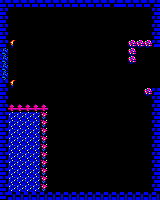

A level layout from a 2D game, rendered from its tile map. Below: a short description, then the map file with its tile-grid data intact:
An orthogonal 20x25 tile map with 8x8 px tiles, 1 tile layer (Capa de Patrones 1).

<map version="1.2" tiledversion="1.2.4" orientation="orthogonal" renderorder="right-down" width="20" height="25" tilewidth="8" tileheight="8" infinite="0" nextlayerid="2" nextobjectid="1">
 <tileset firstgid="1" source="sp.tsx" />
 <layer id="1" name="Capa de Patrones 1" width="20" height="25">
  <data encoding="csv">
17,17,17,17,17,17,17,17,17,17,17,17,17,17,16,17,17,17,17,16,
17,1,1,1,1,1,1,1,1,1,1,1,1,1,1,1,1,1,1,16,
17,1,1,1,1,1,1,1,1,1,1,1,1,1,1,1,1,1,1,16,
17,1,1,1,1,1,1,1,1,1,1,1,1,1,1,1,1,1,1,16,
17,1,1,1,1,1,1,1,1,1,1,1,1,1,1,1,1,1,1,16,
17,30,1,1,1,1,1,1,1,1,1,1,1,1,1,1,38,38,38,16,
11,1,1,1,1,1,1,1,1,1,1,1,1,1,1,1,38,1,1,1,
11,1,1,1,1,1,1,1,1,1,1,1,1,1,1,1,38,1,1,1,
11,1,1,1,1,1,1,1,1,1,1,1,1,1,1,1,1,1,1,1,
11,1,1,1,1,1,1,1,1,1,1,1,1,1,1,1,1,1,1,1,
17,30,1,1,1,1,1,1,1,1,1,1,1,1,1,1,1,1,1,1,
17,1,1,1,1,1,1,1,1,1,1,1,1,1,1,1,1,1,38,16,
17,1,1,1,1,1,1,1,1,1,1,1,1,1,1,1,1,1,1,16,
17,4,4,4,4,4,1,1,1,1,1,1,1,1,1,1,1,1,1,16,
17,28,28,28,28,9,1,1,1,1,1,1,1,1,1,1,1,1,1,16,
17,28,28,28,28,9,1,1,1,1,1,1,1,1,1,1,1,1,1,16,
17,28,28,28,28,9,1,1,1,1,1,1,1,1,1,1,1,1,1,16,
17,28,28,28,28,9,1,1,1,1,1,1,1,1,1,1,1,1,1,16,
17,28,28,28,28,9,1,1,1,1,1,1,1,1,1,1,1,1,1,16,
17,28,28,28,28,9,1,1,1,1,1,1,1,1,1,1,1,1,1,16,
17,28,28,28,28,9,1,1,1,1,1,1,1,1,1,1,1,1,1,16,
17,28,28,28,28,9,1,1,1,1,1,1,1,1,1,1,1,1,1,16,
17,28,28,28,28,9,1,1,1,1,1,1,1,1,1,1,1,1,1,16,
17,28,28,28,28,9,1,1,1,1,1,1,1,1,1,1,1,1,1,16,
17,19,19,19,19,19,19,19,19,19,19,19,19,19,19,19,19,19,19,19
</data>
 </layer>
</map>
